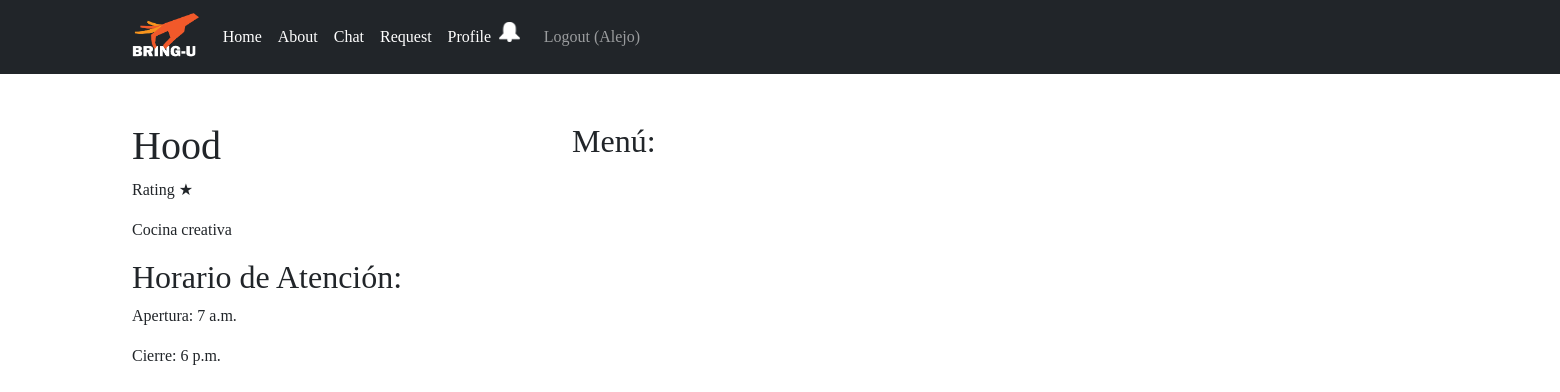
/business/2/ (signed in), run on an earlier commit of the app's database.
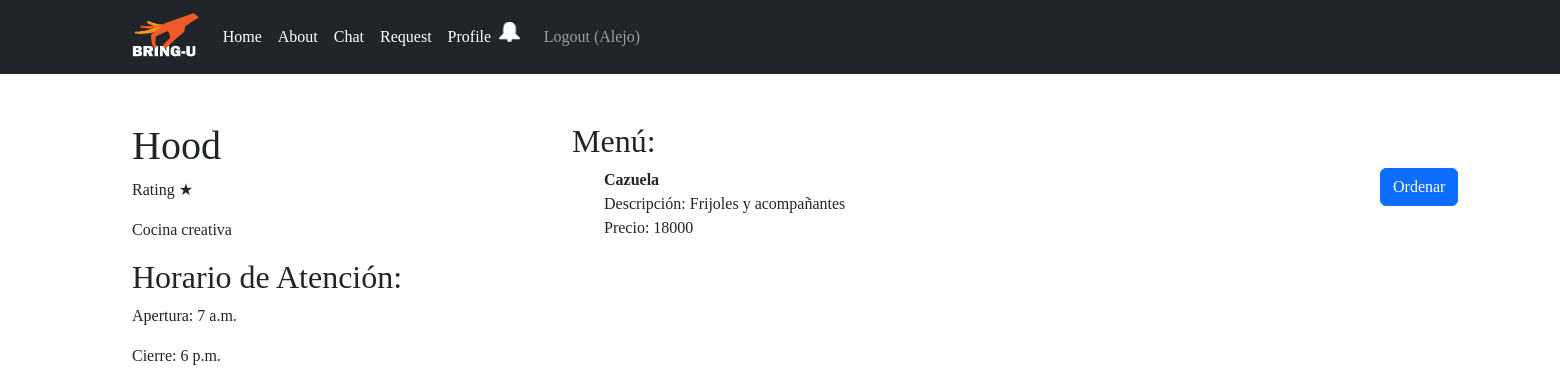
And on a later commit of the database.
### bring_u/models.py (models this page shows)
class Product(models.Model):
    id_product = models.AutoField(primary_key=True)
    name = models.CharField(max_length=50)
    desc = models.CharField(max_length=150)
    price = models.IntegerField()
    fk_id_business = models.ForeignKey(Business, on_delete=models.CASCADE)

### bring_u/views.py (the view)
# urls.py: path('business/<int:id_business>/', bringuViews.product, name='business_detail'),
@login_required
def product(request, id_business):
    business = get_object_or_404(Business, pk=id_business)
    products = business.product_set.all()  # Obtener todos los productos asociados al restaurante
    return render(request, 'business_detail.html', {'business': business, 'products': products})

### bring_u/templates/business_detail.html (shortened to what this page needs)
<body style="overflow-x: hidden;">
    {% extends "base.html" %}
    {% block content %}
    <div class="container mt-5">
        <div class="row">
            <div class="col">
                <h1>{{ business.name }}</h1>
                <p>Rating ★</p>
                <p>{{ business.desc }}</p>
                <h2>Horario de Atención:</h2>
                <p>Apertura: {{ business.opening_time }}</p>
                <p>Cierre: {{ business.closing_time }}</p>
            </div>
            <div class="col-8">
                <h2>Menú:</h2>
                <ul style="list-style: none; height: 80vh; width: 100vw; overflow: auto; overflow-x: hidden;">
                    {% for product in products %}
                    <li>
                        <div class="row">
                            <div class="col">
                                <strong>{{ product.name }}</strong><br>
                                Descripción: {{ product.desc }}<br>
                                Precio: {{ product.price }}
                            </div>
                            <div class="col">
                                <button class="btn btn-primary btn-ordenar" type="button"
                                data-bs-toggle="modal" data-bs-target="#staticBackdrop"
                                data-product-id="{{ product.id_product }}"
                                data-product-name="{{ product.name }}"
                                data-product-desc="{{ product.desc }}"
                                data-product-price="{{ product.price }}"
                                data-business-name="{{ business.name }}"
                                onclick="sendOrder(this)">
                                    Ordenar
                                </button>
                            </div>
                        </div>
                    </li>
                    <br>
                    {% endfor %}
                </ul>
            </div>
        </div>
    </div>
    {% endblock %}

What changed in the data, as far as the page shows it:
added Product: name "Cazuela", desc "Frijoles y acompañantes", price "18000"
